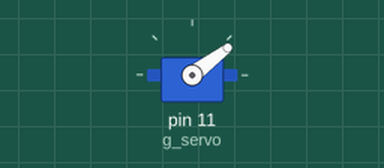
Simulated run of this sketch. Board: Arduino Uno, built with avr-gcc and run on an emulated ATmega328P. Parts: servo.

Above: at 0.05 s.
At 0.4 s:
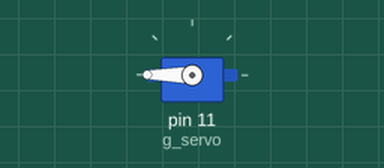
At 0.8 s:
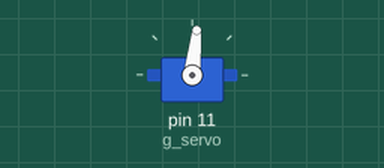
At 1.35 s:
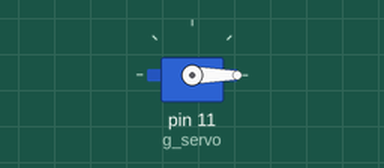
Timing chart, 0 to 3.2 s (numbered marks = the images above):
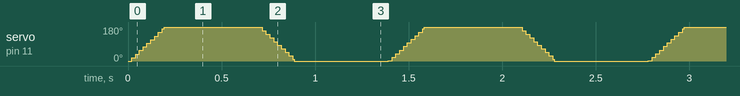

The sketch:

servo_test.ino
```cpp
#include <Servo.h>

#define INTERVAL 1

Servo g_servo;

void setup()
{
  g_servo.attach(11);
  //pinMode(sw_pin, INPUT);
  Serial.begin(9600);

}

void loop(){

  forward(INTERVAL);
  delay(500);
  reverse(INTERVAL);
  delay(500);
}

void forward(int interval){
   for(int i = 0; i <= 180; i++){
    g_servo.write(i);
    delay(interval);
    //Serial.println("Servo3: " + i);
  }
}

void reverse(int interval){
  for(int i = 180; i >= 0; i--){
    g_servo.write(i);
    delay(interval);
    //Serial.println("Servo3: " + i);
  }
}
```
